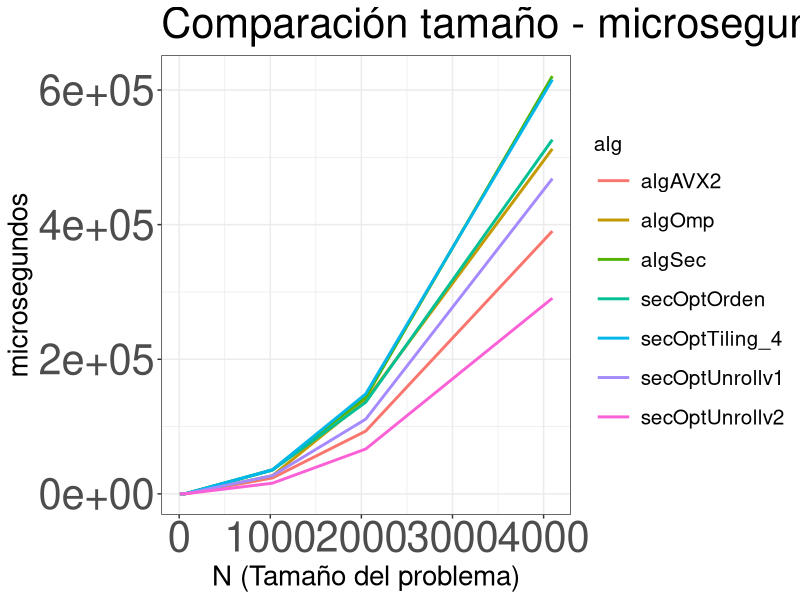
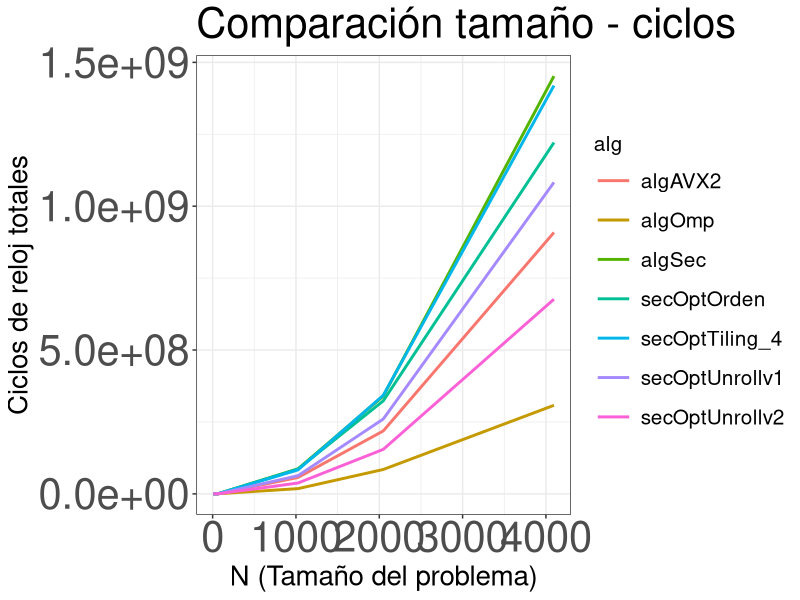

Reproduce these figures in R, in order. (Note: this script raises an error after producing the figures.)
library(ggplot2)
library("ggrepel")                              
setwd(dirname(rstudioapi::getActiveDocumentContext()$path)) # wd = carpeta contenedora del script (solo funciona en RSTUDIO)

# Preparar datos
datos = read.table("salida.txt", header = TRUE, sep = ",")
# Mediana de todas las observaciones
datosTiempo <- aggregate( t_us ~ N + alg, data = datos, median)

# Grafica de tamaño-ciclos totales para cada algoritmo
plotTiempo = ggplot(data = datosTiempo, mapping = aes(x = N, y = t_us)) +
  geom_line(aes(color = alg, group = alg), lwd = 1) +
  labs(title = "Comparación tamaño - microsegundos",
       x = "N (Tamaño del problema)",
       y = "microsegundos") +
  theme_bw() +
  theme(legend.title = element_text(size = 15),
        legend.text = element_text(size=15),
        legend.key.size = unit(1, 'cm'),
        axis.title.x = element_text(size = 20),
        axis.title.y = element_text(size = 20),
        axis.text.x = element_text(size = 30),
        axis.text.y = element_text(size = 30),
        title = element_text(size = 25))

ggsave("graficaTiempo.png", plotTiempo, width = 15, height = 10)

datosCiclos <- aggregate( ck ~ N + alg, data = datos, median)

# Grafica de tamaño-ciclos totales para cada algoritmo
plotCiclos = ggplot(data = datosCiclos, mapping = aes(x = N, y = ck)) +
  geom_line(aes(color = alg, group = alg), lwd = 1) +
  labs(title = "Comparación tamaño - ciclos",
       x = "N (Tamaño del problema)",
       y = "Ciclos de reloj totales") +
  theme_bw() +
  theme(legend.title = element_text(size = 15),
        legend.text = element_text(size=15),
        legend.key.size = unit(1, 'cm'),
        axis.title.x = element_text(size = 20),
        axis.title.y = element_text(size = 20),
        axis.text.x = element_text(size = 30),
        axis.text.y = element_text(size = 30),
        title = element_text(size = 25))

ggsave("graficaCiclos.png", plotCiclos, width = 15, height = 10)

datosSpeedup = datosTiempo
algBase = "algSec (O0)"
tiemposAlgBase = datosSpeedup[datosSpeedup$alg == algBase, ]
datosSpeedup$t_us = apply(datosSpeedup, 1, function(x) {
  x[3] = tiemposAlgBase$t_us[tiemposAlgBase$N == as.numeric(trimws(x[1], "both"))] / as.numeric(x[3])
})
colnames(datosSpeedup)[which(names(datosSpeedup) == "t_us")] <- "speedup"                              
plotSpeedup = ggplot(data = datosSpeedup, mapping = aes(x = N, y = speedup)) +
  geom_line(aes(color = alg, group = alg), lwd = 1) +
  labs(title = "Speedup de cada algoritmo respecto al secuencial con -O0",
       x = "N (Tamaño del problema)",
       y = "Veces más rápido") +
  theme_bw() +
  theme(legend.title = element_text(size = 15),
        legend.text = element_text(size=15),
        legend.key.size = unit(1, 'cm'),
        axis.title.x = element_text(size = 20),
        axis.title.y = element_text(size = 20),
        axis.text.x = element_text(size = 30),
        axis.text.y = element_text(size = 30),
        title = element_text(size = 25))
  

ggsave("graficaSpeedup.png", plotSpeedup, width = 15, height = 10)

# Mostrar gráficas
#plotTiempo
#plotCiclos
#plotSpeedup
